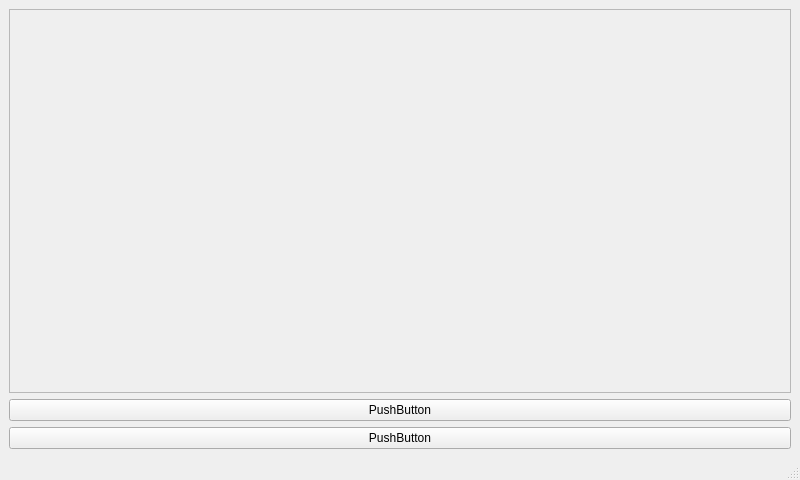
<?xml version="1.0" encoding="UTF-8"?>
<ui version="4.0">
 <class>MainWindow</class>
 <widget class="QMainWindow" name="MainWindow">
  <property name="geometry">
   <rect>
    <x>0</x>
    <y>0</y>
    <width>800</width>
    <height>480</height>
   </rect>
  </property>
  <property name="windowTitle">
   <string>MainWindow</string>
  </property>
  <widget class="QWidget" name="centralwidget">
   <layout class="QGridLayout" name="gridLayout">
    <item row="1" column="0">
     <widget class="QPushButton" name="pushButton_26">
      <property name="text">
       <string>PushButton</string>
      </property>
     </widget>
    </item>
    <item row="2" column="0">
     <widget class="QPushButton" name="pushButton_27">
      <property name="text">
       <string>PushButton</string>
      </property>
     </widget>
    </item>
    <item row="0" column="0">
     <widget class="QScrollArea" name="scrollArea">
      <property name="widgetResizable">
       <bool>true</bool>
      </property>
      <widget class="QWidget" name="scrollAreaWidgetContents">
       <property name="geometry">
        <rect>
         <x>0</x>
         <y>0</y>
         <width>780</width>
         <height>359</height>
        </rect>
       </property>
       <layout class="QGridLayout" name="gridLayout_2" rowstretch="0">
        <property name="spacing">
         <number>10</number>
        </property>
       </layout>
      </widget>
     </widget>
    </item>
   </layout>
  </widget>
  <widget class="QMenuBar" name="menubar">
   <property name="geometry">
    <rect>
     <x>0</x>
     <y>0</y>
     <width>800</width>
     <height>22</height>
    </rect>
   </property>
  </widget>
  <widget class="QStatusBar" name="statusbar"/>
 </widget>
 <resources/>
 <connections/>
</ui>
